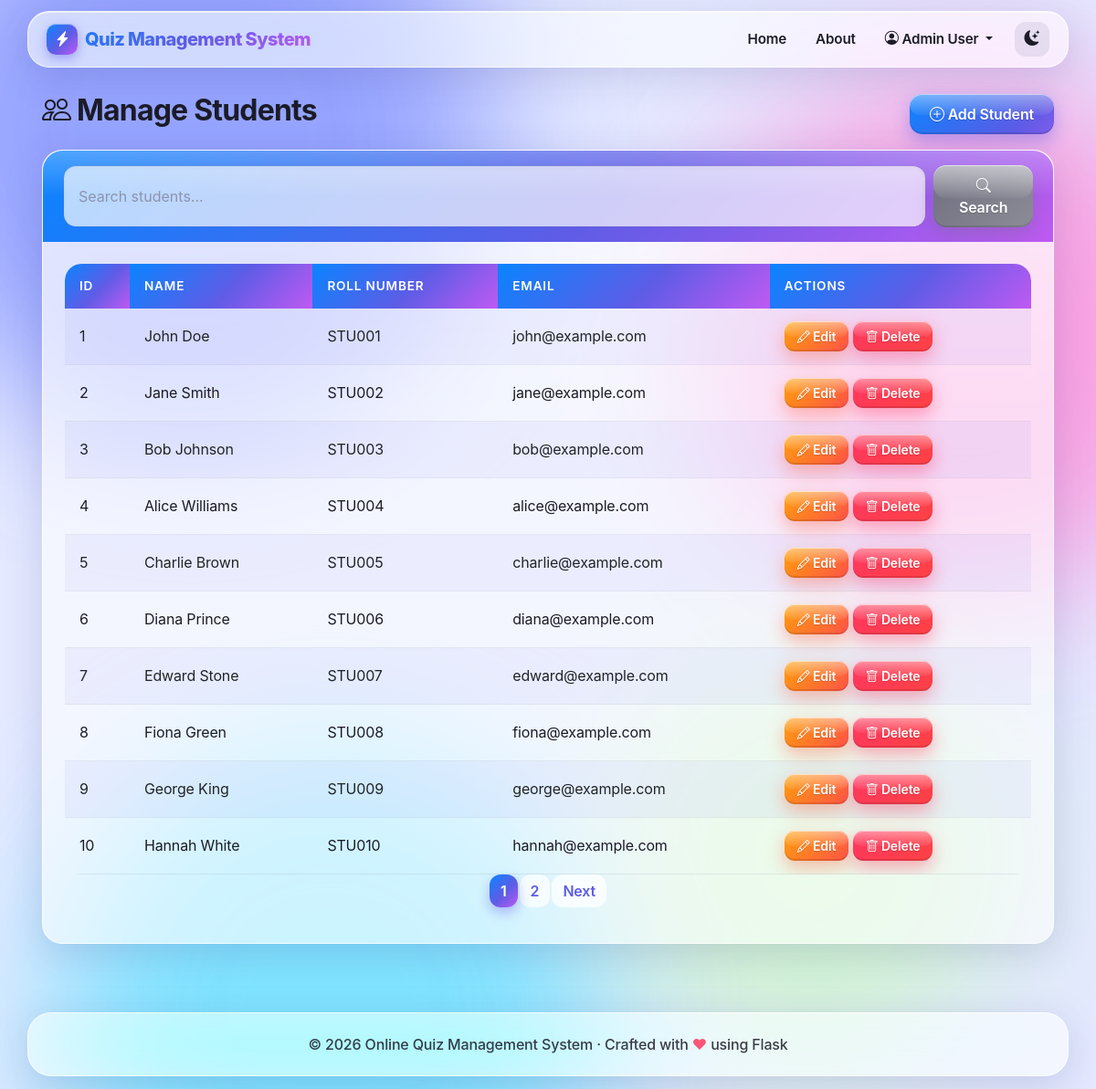
The app's page /admin/students (signed in) with its own data.
### models.py (models this page shows)
class Student(db.Model):
    id = db.Column(db.Integer, primary_key=True)
    name = db.Column(db.String(100), nullable=False)
    roll_number = db.Column(db.String(20), unique=True, nullable=False)
    email = db.Column(db.String(100), nullable=False)
    password = db.Column(db.String(255), nullable=False)
    created_at = db.Column(db.DateTime, default=datetime.now)

### app.py (the view)
@app.route('/admin/students')
@admin_login_required
def admin_students():
    page = request.args.get('page', 1, type=int)
    search = request.args.get('search', '')
    query = Student.query
    if search:
        query = query.filter(
            (Student.name.contains(search)) |
            (Student.email.contains(search)) |
            (Student.roll_number.contains(search))
        )
    students = query.paginate(page=page, per_page=10)
    return render_template('admin_students.html', students=students, search=search)

### app.py (called while the page is built)
def admin_login_required(f):
    @wraps(f)
    def decorated_function(*args, **kwargs):
        if 'admin_id' not in session:
            flash('Please login as admin to access this page.', 'danger')
            return redirect(url_for('admin_login'))
        return f(*args, **kwargs)
    return decorated_function

### templates/admin_students.html (shortened to what this page needs)
{% extends "base.html" %}
{% block content %}
<div class="row">
    <div class="col-md-12">
        <div class="d-flex justify-content-between align-items-center">
            <h2><i class="bi bi-people"></i> Manage Students</h2>
            <a href="{{ url_for('add_student') }}" class="btn btn-primary">
                <i class="bi bi-plus-circle"></i> Add Student
            </a>
        </div>
    </div>
</div>
<div class="row mt-3">
    <div class="col-md-12">
        <div class="card">
            <div class="card-header">
                <form method="GET" action="{{ url_for('admin_students') }}" class="d-flex">
                    <input type="text" class="form-control me-2" name="search" placeholder="Search students..." value="{{ search }}">
                    <button type="submit" class="btn btn-secondary">
                        <i class="bi bi-search"></i> Search
                    </button>
                </form>
            </div>
            <div class="card-body">
                {% if students.items %}
                <div class="table-responsive">
                    <table class="table table-striped table-hover">
                        <thead>
                            <tr>
                                <th>ID</th>
                                <th>Name</th>
                                <th>Roll Number</th>
                                <th>Email</th>
                                <th>Actions</th>
                            </tr>
                        </thead>
                        <tbody>
                            {% for student in students.items %}
                            <tr>
                                <td>{{ student.id }}</td>
                                <td>{{ student.name }}</td>
                                <td>{{ student.roll_number }}</td>
                                <td>{{ student.email }}</td>
                                <td>
                                    <a href="{{ url_for('edit_student', id=student.id) }}" class="btn btn-sm btn-warning">
                                        <i class="bi bi-pencil"></i> Edit
                                    </a>
                                    <a href="{{ url_for('delete_student', id=student.id) }}" class="btn btn-sm btn-danger" onclick="return confirm('Are you sure you want to delete this student?')">
                                        <i class="bi bi-trash"></i> Delete
                                    </a>
                                </td>
                            </tr>
                            {% endfor %}
                        </tbody>
                    </table>
                </div>
                {% if students.pages > 1 %}
                <nav aria-label="Page navigation">
                    <ul class="pagination justify-content-center">
                        {% for page_num in students.iter_pages() %}
                            {% if page_num %}
                                {% if page_num == students.page %}
                                <li class="page-item active">
                                    <span class="page-link">{{ page_num }}</span>
                                </li>
                                {% else %}
                                <li class="page-item">
                                    <a class="page-link" href="{{ url_for('admin_students', page=page_num, search=search) }}">{{ page_num }}</a>
                                </li>
                                {% endif %}
                            {% else %}
                            <li class="page-item disabled">
                                <span class="page-link">...</span>
                            </li>
                            {% endif %}
                        {% endfor %}
                        {% if students.has_next %}
                        <li class="page-item">
                            <a class="page-link" href="{{ url_for('admin_students', page=students.next_num, search=search) }}">Next</a>
                        </li>
                        {% endif %}
                    </ul>
                </nav>
                {% endif %}
                {% else %}
                <p class="text-muted">No students found. <a href="{{ url_for('add_student') }}">Add a student</a></p>
                {% endif %}
            </div>
        </div>
    </div>
</div>
{% endblock %}

### records on screen
Student: id "1", name "John Doe", roll_number "STU001", email "john@example.com"
Student: id "2", name "Jane Smith", roll_number "STU002", email "jane@example.com"
Student: id "3", name "Bob Johnson", roll_number "STU003", email "bob@example.com"
Student: id "4", name "Alice Williams", roll_number "STU004", email "alice@example.com"
Student: id "5", name "Charlie Brown", roll_number "STU005", email "charlie@example.com"
Student: id "6", name "Diana Prince", roll_number "STU006", email "diana@example.com"
Student: id "7", name "Edward Stone", roll_number "STU007", email "edward@example.com"
Student: id "8", name "Fiona Green", roll_number "STU008", email "fiona@example.com"
Student: id "9", name "George King", roll_number "STU009", email "george@example.com"
Student: id "10", name "Hannah White", roll_number "STU010", email "hannah@example.com"

### other values on screen
{{ session.get('admin_name') }} "Admin User"
{{ page_num }} "1"
{{ page_num }} "2"
